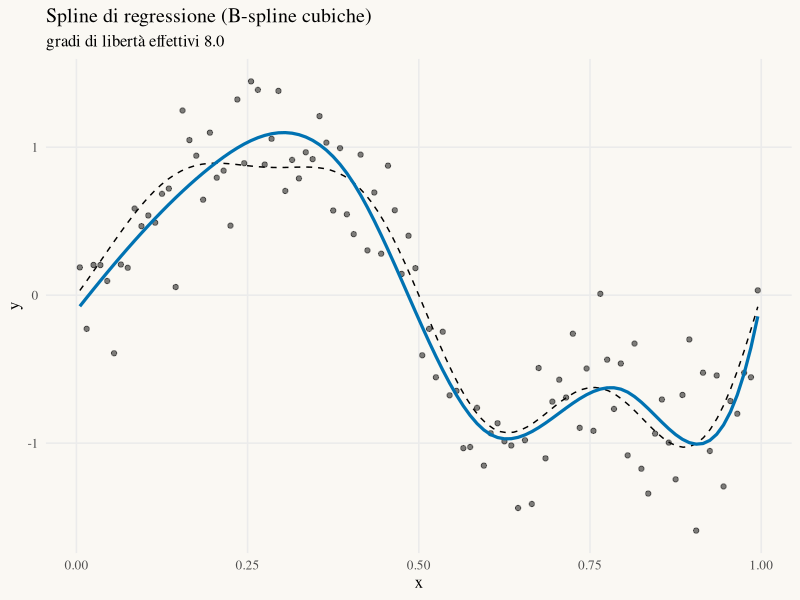

R code for this plot:
# ───────────────────────────────────────────────────────────────
# StatAtlas · Lab 16 — Spline di regressione (B-spline cubiche)
# Con R ≥ 4.1 e lo stesso seed si ottengono gli stessi dati di StatAtlas.
# ───────────────────────────────────────────────────────────────
library(tidyverse)
library(splines)

set.seed(2026)
n <- 100; sigma <- 0.3
f <- function(x) sin(2 * pi * x) + 0.5 * x * sin(6 * pi * x)
x <- (seq_len(n) - 0.5) / n
y <- f(x) + sigma * rnorm(n)
griglia <- seq(0, 1, length.out = 201)

# Matrice del lisciatore S (ŷ = S y) per il metodo scelto
basi <- 8; K <- basi - 4
nodi <- c(rep(0, 4), seq_len(K) / (K + 1), rep(1, 4))
X <- splineDesign(nodi, x, ord = 4)
S <- X %*% solve(crossprod(X), t(X))
fit <- lm(y ~ X - 1)

# Gradi di libertà effettivi, distorsione² e varianza (esatti)
c(gdl = sum(diag(S)), distorsione2 = mean((S %*% f(x) - f(x))^2), varianza = sigma^2 * sum(S^2) / n)

# Validazione incrociata leave-one-out in forma chiusa
yhat <- drop(S %*% y)
mean(((y - yhat) / (1 - diag(S)))^2)

# Errore Monte Carlo su 300 campioni (il primo è quello già generato)
set.seed(2026)
ise <- map_dbl(seq_len(300), \(m) { yy <- f(x) + sigma * rnorm(n); mean((S %*% yy - f(x))^2) })
mean(ise)

theme_statatlas <- function(base_size = 12) {
  theme_minimal(base_size = base_size, base_family = "serif") +
    theme(panel.grid.minor = element_blank(), plot.background = element_rect(fill = "#FAF8F3", colour = NA))
}
tibble(x, y, yhat) |>
  ggplot(aes(x, y)) + geom_point(alpha = 0.5) +
  geom_function(fun = f, linetype = "dashed") +
  geom_line(aes(y = yhat), colour = "#0072B2", linewidth = 1.1) +
  labs(title = "Spline di regressione (B-spline cubiche)", subtitle = sprintf("gradi di libertà effettivi %.1f", sum(diag(S)))) +
  theme_statatlas()
